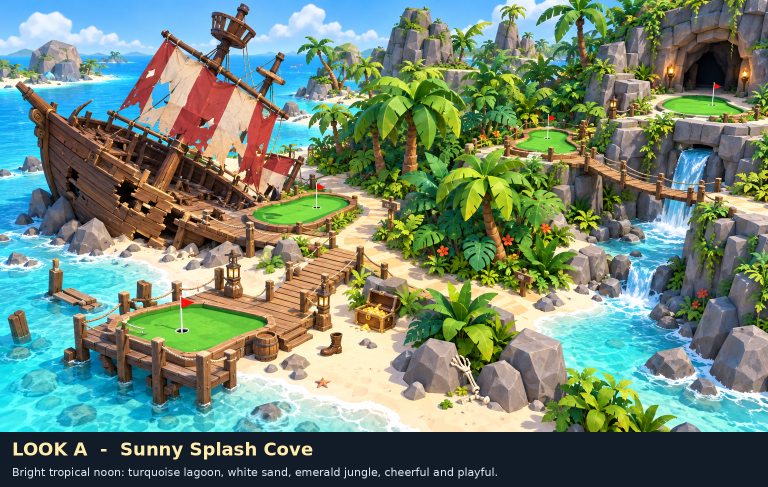
#> input picture assets/mini-golf-v2/pirate-shipwreck/concepts/r1/lookA-sunny-splash-cove.png, 1536 x 974 px, given in place of wreck_raw.png, which was not available (shown at 1/2 size)
$ python make_handoff_sheets.py
#> lines starting #> are read from the running program, lines starting #| are printed output that depends on the picture
from PIL import Image, ImageDraw, ImageFont
R='/workspace/gameart/pirate-shipwreck/r1/'
FB='/usr/share/fonts/truetype/dejavu/DejaVuSans-Bold.ttf';F='/usr/share/fonts/truetype/dejavu/DejaVuSans.ttf'
fnt=lambda p,s:ImageFont.truetype(p,s)
BG=(18,28,40);GOLD=(255,236,170)
def wrap(d,t,f,w):
    out=[];cur=''
    for x in t.split():
        if d.textlength((cur+' '+x).strip(),font=f)<=w: cur=(cur+' '+x).strip()
        else: out.append(cur);cur=x
    out.append(cur);return out
def sheet(raw,out,title,sub,labels,specs):
#> called with raw = 'wreck_raw.png', out = '3d-1-wreck-sheet.png'
    im=Image.open(R+'raw/sheets/'+raw).convert('RGB');w,h=im.size
#> in sheet, im is the input picture: PIL image 1536x974 RGB; mean R, G, B 112.6, 134.6, 116.6
#> after `w, h = im.size`: w = 1536; h = 974
    pw=w//2;ph=h//2
#> after `pw = w // 2`: pw = 768
#> after `ph = h // 2`: ph = 487
    SP=330
    c=Image.new('RGB',(w,h+100+SP),BG);d=ImageDraw.Draw(c)
#> after `c = Image.new('RGB', (w, h + 100 + SP), BG)`:
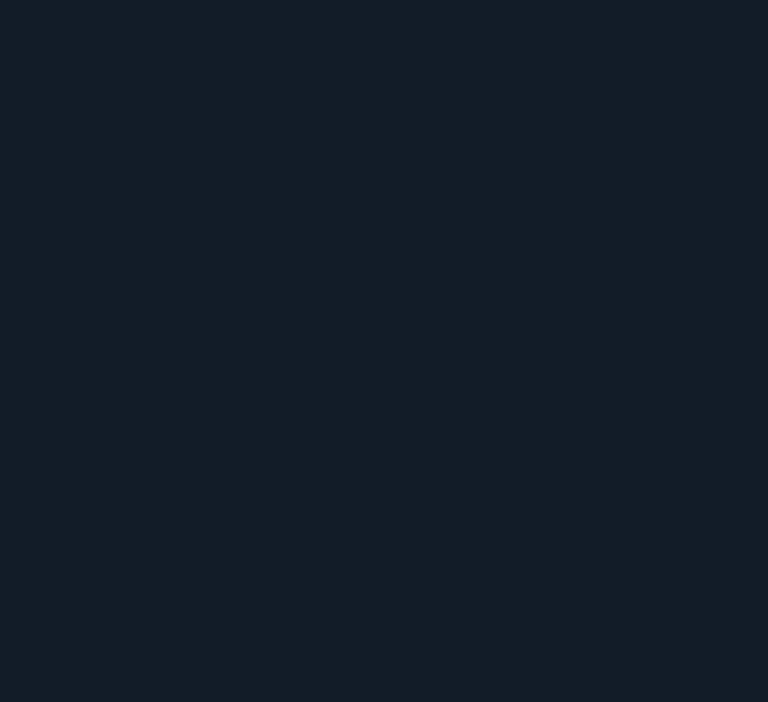
#> c: PIL image 1536x1404 RGB (shown at 1/2 size); mean R, G, B 18, 28, 40
    c.paste(im,(0,100))
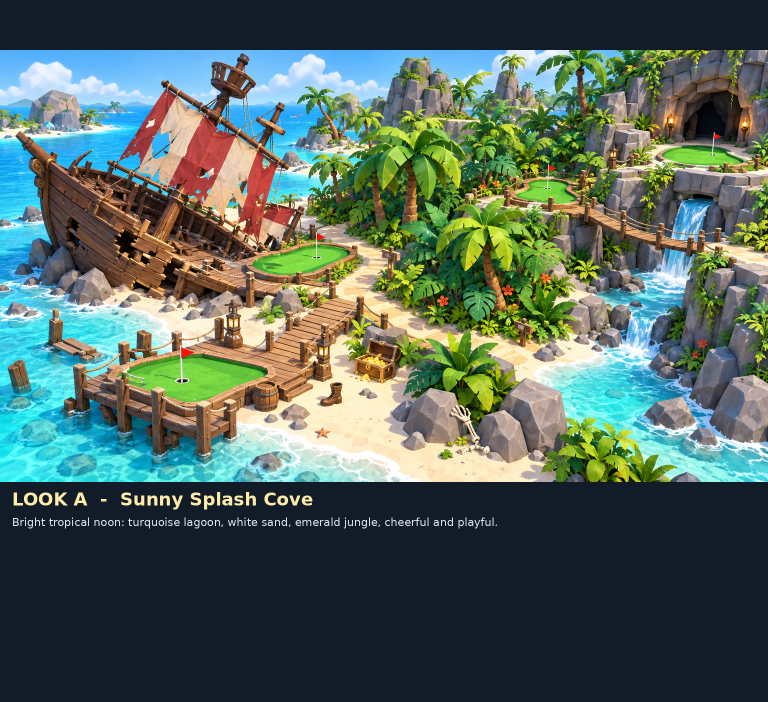
#> c: PIL image 1536x1404 RGB (shown at 1/2 size); mean R, G, B 83.6, 102, 93.2
    d.text((24,34),title,font=fnt(FB,36),fill=GOLD,anchor='lm')
    d.text((24,76),sub,font=fnt(F,20),fill=(210,220,230),anchor='lm')
    for i,l in enumerate(labels):
        x=(i%2)*pw+14;y=100+(i//2)*ph+14
        b=d.textbbox((x,y),l,font=fnt(FB,22));d.rounded_rectangle((b[0]-8,b[1]-6,b[2]+8,b[3]+6),radius=8,fill=(15,20,30,230))
        d.text((x,y),l,font=fnt(FB,22),fill=(255,255,255))
#> this loop made 4 passes
#> b on passes 1 to 4: (14, 118, 177, 138), (782, 118, 1098, 140), (14, 606, 152, 622), (782, 606, 893, 624)
    y=100+h+24
#> y = 1098
    colw=(w-60)//2
#> colw = 738
    for ci,col in enumerate(specs):
        x=24+ci*(colw+12)
        d.text((x,y),col[0],font=fnt(FB,22),fill=GOLD)
        yy=y+34
        for line in col[1]:
            for j,l in enumerate(wrap(d,line,fnt(F,19),colw-30)):
                d.text((x+(0 if j==0 else 18),yy),('- ' if j==0 else '')+l,font=fnt(F,19),fill=(225,232,242));yy+=26
            yy+=2
    c.save(R+out)
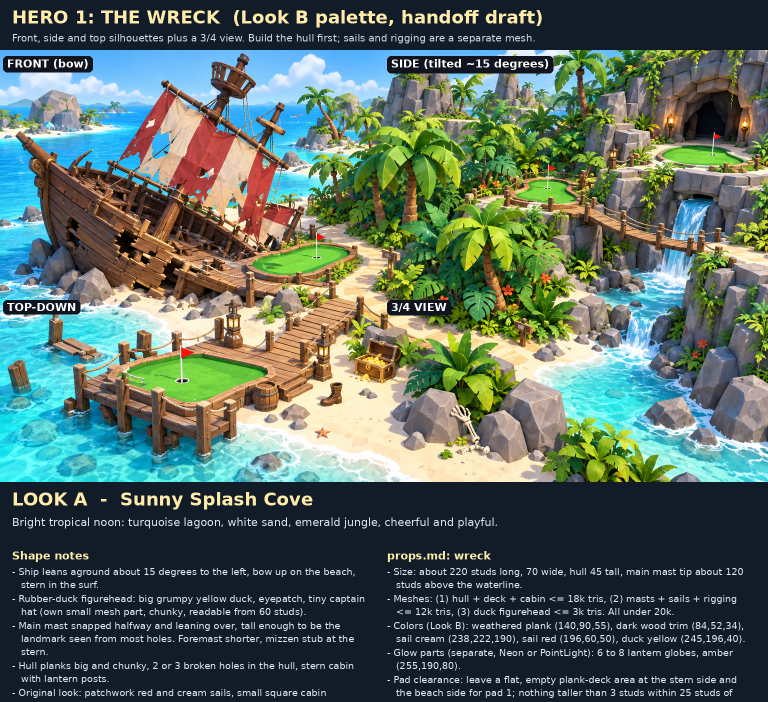
#> saved as 3d-1-wreck-sheet.png: PIL image 1536x1404 RGB (shown at 1/2 size); mean R, G, B 88.7, 106.2, 96.8
sheet('wreck_raw.png','3d-1-wreck-sheet.png','HERO 1: THE WRECK  (Look B palette, handoff draft)','Front, side and top silhouettes plus a 3/4 view. Build the hull first; sails and rigging are a separate mesh.',
['FRONT (bow)','SIDE (tilted ~15 degrees)','TOP-DOWN','3/4 VIEW'],
[('Shape notes',['Ship leans aground about 15 degrees to the left, bow up on the beach, stern in the surf.',
'Rubber-duck figurehead: big grumpy yellow duck, eyepatch, tiny captain hat (own small mesh part, chunky, readable from 60 studs).',
'Main mast snapped halfway and leaning over, tall enough to be the landmark seen from most holes. Foremast shorter, mizzen stub at the stern.',
'Hull planks big and chunky, 2 or 3 broken holes in the hull, stern cabin with lantern posts.',
'Original look: patchwork red and cream sails, small square cabin windows. No skull flag, no copied ship.']),
('props.md: wreck',['Size: about 220 studs long, 70 wide, hull 45 tall, main mast tip about 120 studs above the waterline.',
'Meshes: (1) hull + deck + cabin <= 18k tris, (2) masts + sails + rigging <= 12k tris, (3) duck figurehead <= 3k tris. All under 20k.',
'Colors (Look B): weathered plank (140,90,55), dark wood trim (84,52,34), sail cream (238,222,190), sail red (196,60,50), duck yellow (245,196,40).',
'Glow parts (separate, Neon or PointLight): 6 to 8 lantern globes, amber (255,190,80).',
'Pad clearance: leave a flat, empty plank-deck area at the stern side and the beach side for pad 1; nothing taller than 3 studs within 25 studs of the pad centre. Hull is scenery only, no collision with the ball.'])])
sheet('cave_raw.png','3d-2-cave-cliff-sheet.png','HERO 2: THE CAVE CLIFF  (Look B palette, handoff draft)','Front, side and top silhouettes plus a 3/4 view. The flat sand ledges are open space for hole pads, they are not gameplay surfaces.',
['FRONT','SIDE','TOP-DOWN (open ledges = pad space)','3/4 VIEW'],
[('Shape notes',['Tall grey-violet rock cliff, stepped terraces, wide arched cave mouth near the top with a warm amber glow inside.',
'Stone staircase climbs from the jungle edge to the mouth, with a thin waterfall down one side and a small pool at the foot.',
'Cliff is the second landmark, visible from the beach and jungle, so keep the top silhouette bold and simple.',
'Stone slab pads sit on the ledges, built by the course builder. Rock, vines and palms frame them but never sit on them.',
'No skeletons in this mesh. The pirate remains are separate gag props placed inside.']),
('props.md: cave cliff',['Size: about 240 studs wide, 150 tall, 140 deep. Cave mouth about 40 wide by 36 tall.',
'Meshes: (1) cliff rock lower half <= 16k tris, (2) cliff rock upper half + cave arch <= 16k tris, (3) stairs + railings <= 4k tris. Vines and palms are separate small parts.',
'Colors (Look B): rock grey-violet (110,92,120), rock shadow (70,56,90), vine green (30,100,60), stair stone (150,130,120), cave glow amber (255,150,50).',
'Glow parts: cave mouth interior light (PointLight, range 40) and 6 lantern posts along the stairs.',
'Pad clearance: leave at least 4 flat ledges roughly 60 x 45 studs each, with 8 studs of empty space around each pad.'])])
#> call 2 of sheet, with raw = 'cave_raw.png', out = '3d-2-cave-cliff-sheet.png'
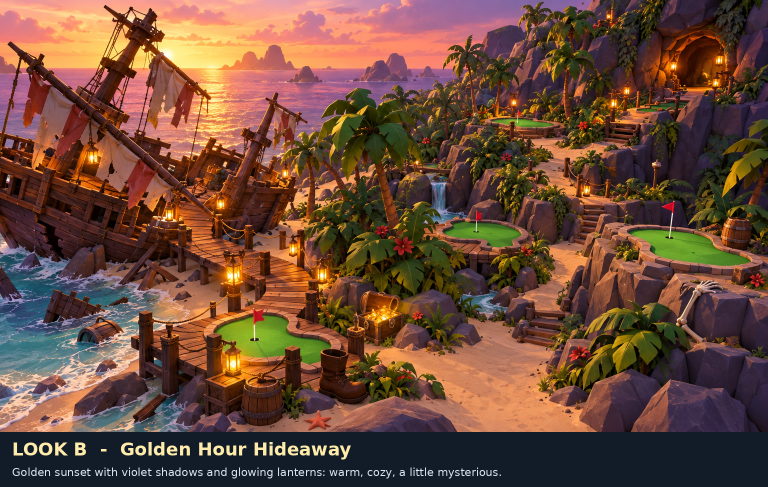
#> input picture assets/mini-golf-v2/pirate-shipwreck/concepts/r1/lookB-golden-hour-hideaway.png, 1536 x 974 px, given in place of cave_raw.png, which was not available (shown at 1/2 size)
#> in sheet, im is the input picture: PIL image 1536x974 RGB; mean R, G, B 108.4, 74.7, 58
#> in sheet (call 2), `c.paste(im,(0,100))`:
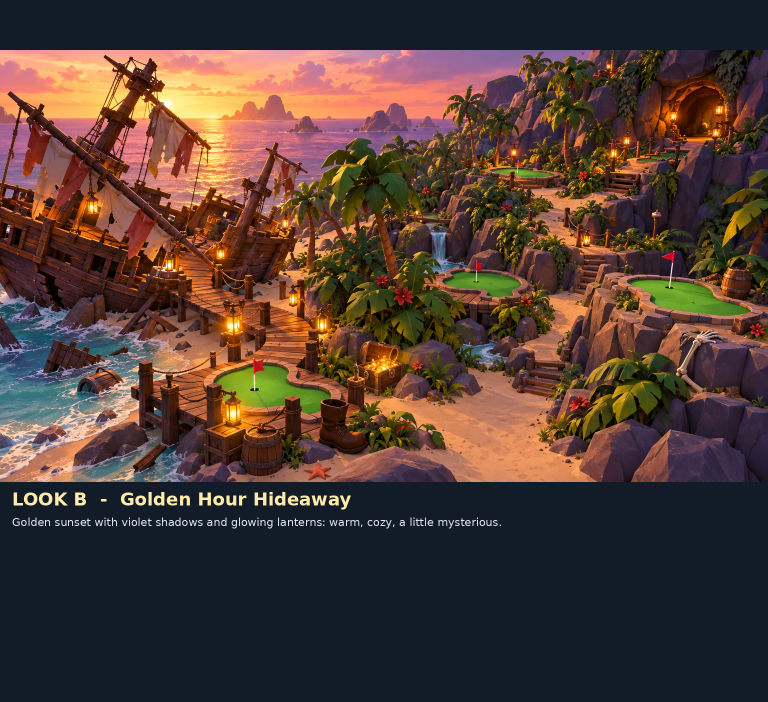
#> c: PIL image 1536x1404 RGB (shown at 1/2 size); mean R, G, B 80.7, 60.4, 52.5
#> the loop in sheet (call 2), `for i,l in enumerate(labels):` made 4 passes
#> b on passes 1 to 4: (14, 119, 98, 135), (782, 119, 839, 135), (14, 605, 490, 627), (782, 606, 893, 624)
#> in sheet (call 2), `c.save(R+out)`:
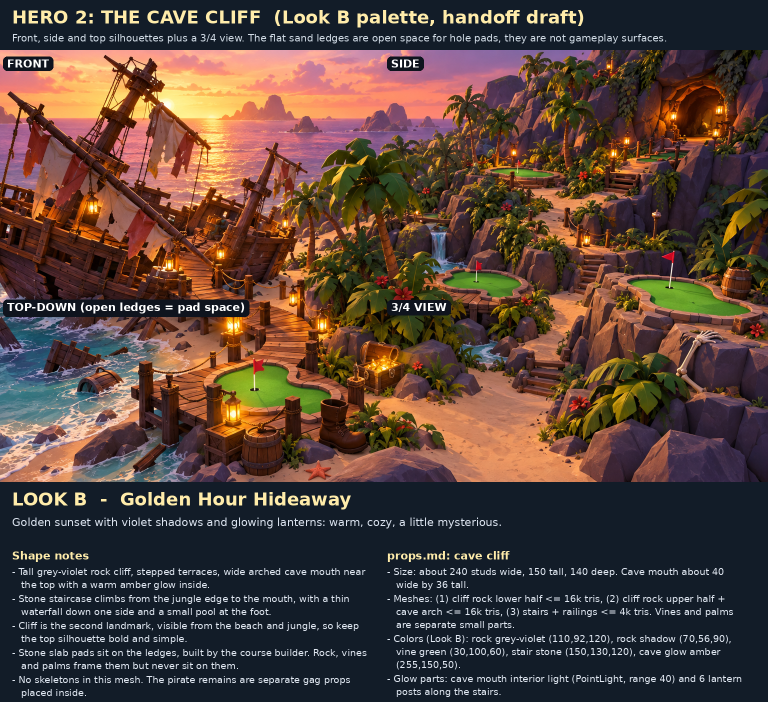
#> saved as 3d-2-cave-cliff-sheet.png: PIL image 1536x1404 RGB (shown at 1/2 size); mean R, G, B 86, 65.9, 57.6
